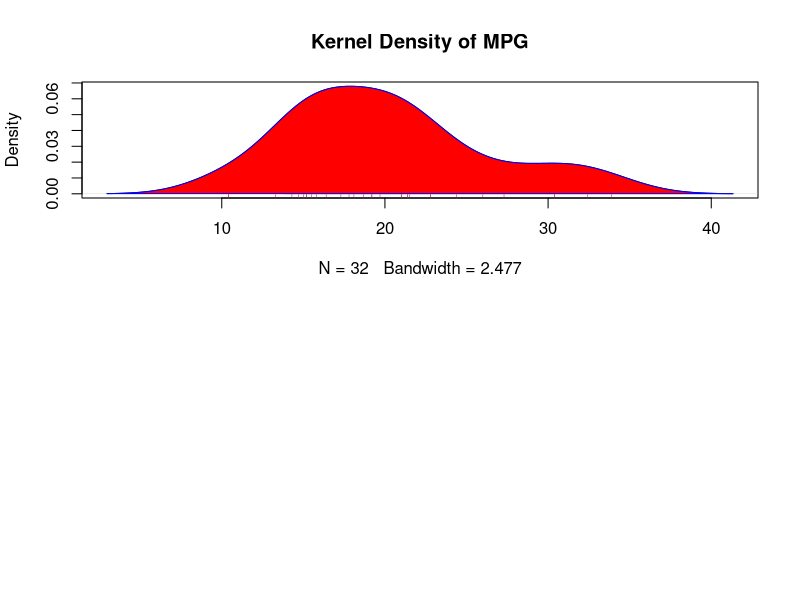

Reproduce this figure in R.
par(mfrow = c(2,1))
d <- density(mtcars$mpg)

plot(d, main="Kernel Density of MPG")
polygon(d, col="red", border="blue")
rug(mtcars$mpg, col="brown")
